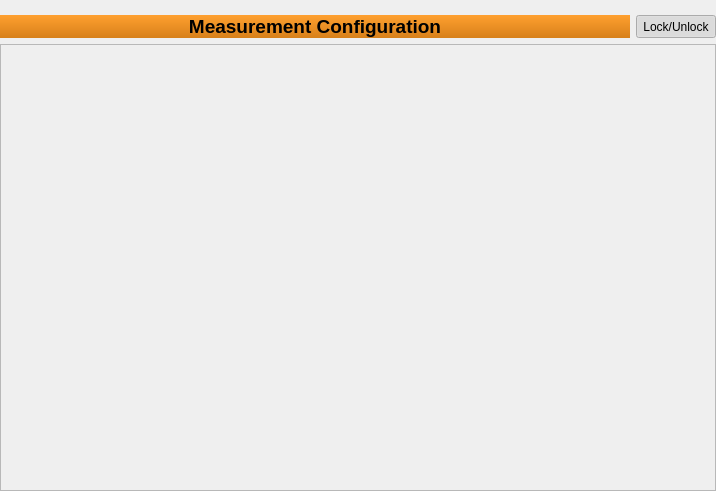
<?xml version="1.0" encoding="UTF-8"?>
<ui version="4.0">
 <class>Form</class>
 <widget class="QWidget" name="Form">
  <property name="windowModality">
   <enum>Qt::NonModal</enum>
  </property>
  <property name="geometry">
   <rect>
    <x>0</x>
    <y>0</y>
    <width>716</width>
    <height>491</height>
   </rect>
  </property>
  <property name="windowTitle">
   <string>Form</string>
  </property>
  <layout class="QGridLayout" name="gridLayout">
   <property name="leftMargin">
    <number>0</number>
   </property>
   <property name="topMargin">
    <number>15</number>
   </property>
   <property name="rightMargin">
    <number>0</number>
   </property>
   <property name="bottomMargin">
    <number>0</number>
   </property>
   <item row="0" column="0">
    <widget class="QLabel" name="label">
     <property name="sizePolicy">
      <sizepolicy hsizetype="Expanding" vsizetype="Preferred">
       <horstretch>0</horstretch>
       <verstretch>0</verstretch>
      </sizepolicy>
     </property>
     <property name="minimumSize">
      <size>
       <width>0</width>
       <height>0</height>
      </size>
     </property>
     <property name="maximumSize">
      <size>
       <width>16777215</width>
       <height>16777215</height>
      </size>
     </property>
     <property name="font">
      <font>
       <pointsize>14</pointsize>
       <weight>75</weight>
       <bold>true</bold>
      </font>
     </property>
     <property name="styleSheet">
      <string notr="true">background-color: QLinearGradient( x1: 0, y1: 0, x2: 0, y2: 1, stop: 0 #ffa02f, stop: 1 #d7801a);</string>
     </property>
     <property name="text">
      <string>Measurement Configuration</string>
     </property>
     <property name="alignment">
      <set>Qt::AlignCenter</set>
     </property>
    </widget>
   </item>
   <item row="0" column="1">
    <widget class="QPushButton" name="Unlock_pushButton">
     <property name="sizePolicy">
      <sizepolicy hsizetype="Preferred" vsizetype="Preferred">
       <horstretch>0</horstretch>
       <verstretch>0</verstretch>
      </sizepolicy>
     </property>
     <property name="maximumSize">
      <size>
       <width>16777215</width>
       <height>16777215</height>
      </size>
     </property>
     <property name="text">
      <string>Lock/Unlock</string>
     </property>
     <property name="checkable">
      <bool>true</bool>
     </property>
     <property name="checked">
      <bool>true</bool>
     </property>
    </widget>
   </item>
   <item row="2" column="0" colspan="2">
    <widget class="QScrollArea" name="scrollArea">
     <property name="sizePolicy">
      <sizepolicy hsizetype="Expanding" vsizetype="Expanding">
       <horstretch>0</horstretch>
       <verstretch>0</verstretch>
      </sizepolicy>
     </property>
     <property name="verticalScrollBarPolicy">
      <enum>Qt::ScrollBarAsNeeded</enum>
     </property>
     <property name="sizeAdjustPolicy">
      <enum>QAbstractScrollArea::AdjustToContents</enum>
     </property>
     <property name="widgetResizable">
      <bool>true</bool>
     </property>
     <property name="alignment">
      <set>Qt::AlignCenter</set>
     </property>
     <widget class="QWidget" name="scrollAreaWidgetContents">
      <property name="geometry">
       <rect>
        <x>0</x>
        <y>0</y>
        <width>714</width>
        <height>417</height>
       </rect>
      </property>
      <property name="sizePolicy">
       <sizepolicy hsizetype="Expanding" vsizetype="Expanding">
        <horstretch>0</horstretch>
        <verstretch>0</verstretch>
       </sizepolicy>
      </property>
      <layout class="QVBoxLayout" name="MainSettings_Layout" stretch="">
       <property name="spacing">
        <number>5</number>
       </property>
       <property name="sizeConstraint">
        <enum>QLayout::SetMinimumSize</enum>
       </property>
       <property name="leftMargin">
        <number>5</number>
       </property>
       <property name="topMargin">
        <number>5</number>
       </property>
       <property name="rightMargin">
        <number>5</number>
       </property>
       <property name="bottomMargin">
        <number>5</number>
       </property>
      </layout>
     </widget>
    </widget>
   </item>
  </layout>
 </widget>
 <resources/>
 <connections/>
</ui>
